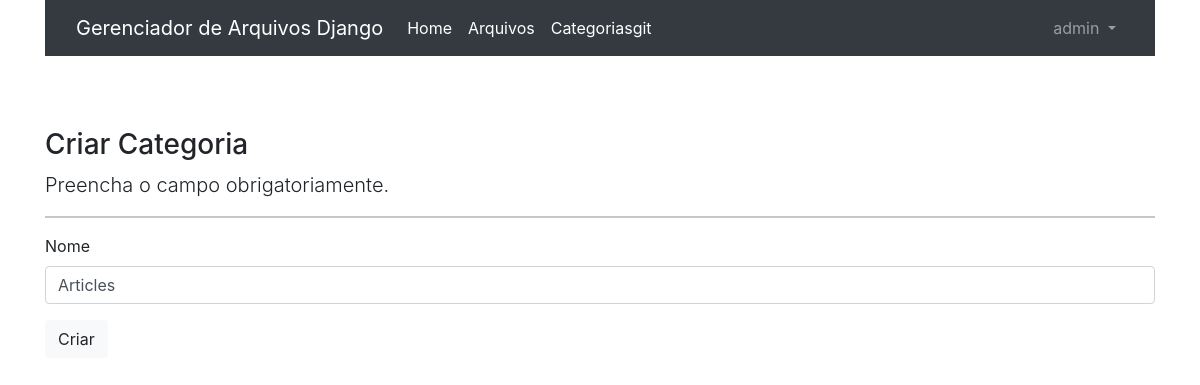
Before: /editar/categoria/2 (signed in) with the older database file.
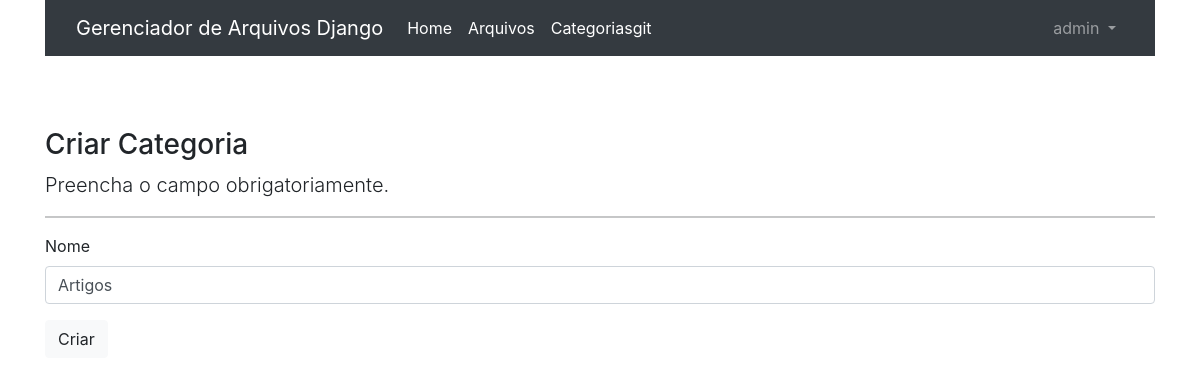
After: the same page with the newer database file.
### materiais/models.py (models this page shows, shortened)
class Categoria(models.Model):
    nome = models.CharField(max_length=50, unique=True)
    class Meta:
        ordering = ('nome',)

### materiais/views.py (the view)
class CategoriaUpdate(LoginRequiredMixin, UpdateView):
    login_url = reverse_lazy('login')
    model = Categoria
    fields = ['nome']
    template_name = 'materiais/form-categoria.html'
    success_url = reverse_lazy('listar-categorias')

### materiais/templates/materiais/form-categoria.html (shortened to what this page needs)
{% extends 'paginas/base.html' %}
{% load static %}
{% load crispy_forms_tags %}
{% block content %}
<h3>Criar Categoria</h3>
<p class="lead">
    Preencha o campo obrigatoriamente.
</p>
<hr>
<form action="" method="POST">
    {{ form|crispy }}
    <button type="submit" class="btn btn-light mt-8">Criar</button>
</form>
</div>
{% endblock %}

Changed rows visible on the page:
changed Categoria: nome "Articles" → "Artigos"
